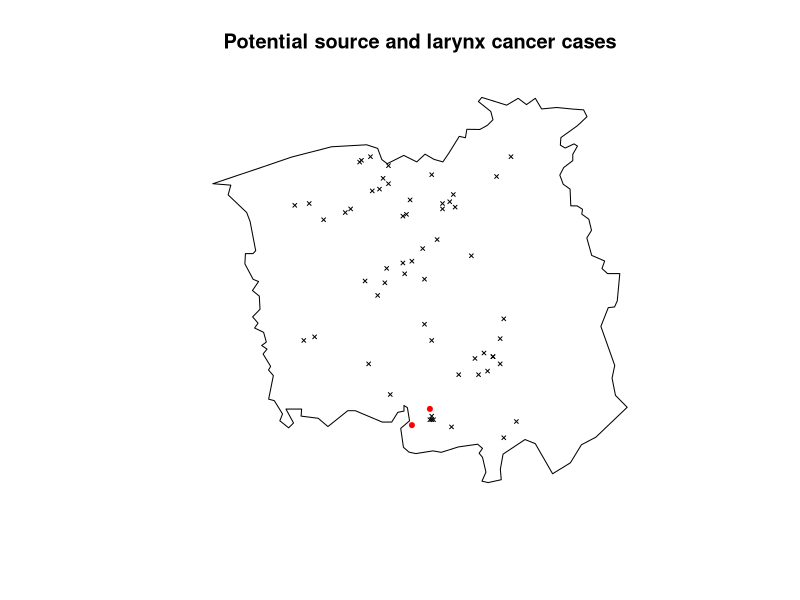

The R script that drew this image:
## ---- chunk 1
knitr::opts_chunk$set(echo = TRUE)
## ---- chunk 2
Sys.setenv(lang = "en_US")
## ---- chunk 3
library(spatstat)
## ---- chunk 4
sources <- ppp(c(354.5,355.5), c(413.6,414.5), window = chorley$window)
## ---- chunk 5
S <- split(chorley)
larynx <- S$larynx # cases
lung <- S$lung # controls
## ---- chunk 6
X <- layered(larynx, sources)
layerplotargs(X)[[1]] <- list(pch = 4, cex = 0.5)
layerplotargs(X)[[2]] <- list(pch = 20, col = "red")
plot(X, main = "Potential source and larynx cancer cases")
## ---- chunk 7
smo <- density(lung, sigma = 0.15, eps = 0.1, positive = TRUE)
smo <- eval.im(pmax(smo, 1e-10))
## ---- chunk 8
Q <- quadscheme(larynx, eps = 0.1)
## ---- chunk 9
chorley0fit <- ppm(Q ~ offset(log(smo)))
## ---- chunk 10
chorley0fit
## ---- chunk 11
ls_all_raisins = list()
for (i in 1:sources$n)  {
    ls_all_raisins[i] =  paste0("(1 + alpha * exp(-beta * ((x- ",sources$x[i],")^2 + (y- ",sources$y[i],")^2)))")
}
## ---- chunk 12
str_all_raisins <- paste(ls_all_raisins, collapse = "*")
## ---- chunk 13
eval(parse(text = paste('raisin_func <- function(x, y, alpha, beta) {(' , str_all_raisins , ')}', sep='')))
## ---- chunk 14
chorleyDfit <- ippm(Q ~ offset(log(smo) + log(raisin_func)),
  start = list(alpha = 5, beta = 1), gcontrol = glm.control(maxit = 1000))
## ---- chunk 15
chorleyDfit
## ---- chunk 16
anova(chorley0fit, chorleyDfit, test = "LRT")
